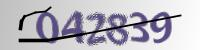
#> input picture auto/pic/0.jpg, 200 x 50 px
$ python -i auto.py   (imports and definitions only)
#> lines starting #> are read from the running program, lines starting #| are printed output that depends on the picture; after the words box and inside, x2 and y2 are one past the last pixel; in counts of white or black regions, pixels touching at a corner belong together
from PIL import Image
from urllib import request
import requests
import os
import cv2
import time
#from tesserocr_recon import rec
from qq_recon import qq_rec

pic_url = "http://127.0.0.1:9080/ccs_picture/captcha/fetch?reqid=123321"
verify_url = "http://127.0.0.1:9080/ccs_picture/captcha/verify"


def process_pic(pic_path):

#> called with pic_path = 'pic/0.jpg'
	img = Image.open(pic_path)
#> img is the input picture: PIL image 200x50 RGB; mean R, G, B 187, 184.8, 193.7
	save_name = pic_path.split('/')[-1]
	save_path = './processed/'+save_name


	# Pic color to gray
	img_gray = img.convert('L')
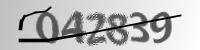
#> img_gray: PIL image 200x50 L; min 0, max 255, mean 186.5

	# Pic convert color -> white & white -> black
	img_black_white = img_gray.point(lambda x: 0 if x > 200 else 255)
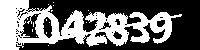
#> img_black_white: PIL image 200x50 L; 42.1% white; 16 white regions (15 under 20 px), largest, box (x1, y1, x2, y2) and area: (0, 0, 182, 50) 4183
	# Pic convert black -> white & white -> black
	img_black_white = img_black_white.point(lambda x: 0 if x > 200 else 255)
	img_black_white.save(save_path)

	# opencv handle
	img_cv = cv2.imread(save_path)
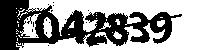
#> img_cv: shape (50, 200, 3); min 0, max 255, mean 147.8
	im = cv2.cvtColor(img_cv,cv2.COLOR_BGR2GRAY)
	result_img = cv2.adaptiveThreshold(im, 255, cv2.ADAPTIVE_THRESH_GAUSSIAN_C, cv2.THRESH_BINARY, 21, 1)
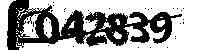
#> result_img: shape (50, 200); 61.8% white; 35 black regions (34 under 20 px), largest, box (x1, y1, x2, y2) and area: (7, 0, 182, 50) 3770
	cv2.imwrite(save_path,result_img)


	# clean noise
	img = result_img
	for i in range(0,16):
		h,w = img.shape[:2]
		for y in range(0,w):
			for x in range(0,h):
				if y == 0 or y == w - 1 or x == 0 or x == h - 1:
					img[x,y] = 255
					continue
				count = 0
				if img[x, y - 1] == 255:
					count += 1
				if img[x, y + 1] == 255:
					count += 1
				if img[x - 1, y] == 255:
					count += 1
				if img[x + 1, y] == 255:
					count += 1
				if count > 2:
					img[x, y] = 255
		cv2.imwrite(save_path,img)
#> this loop made 16 passes
#> pass 1, in process_pic, `cv2.imwrite(save_path,img)`:
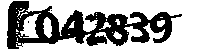
#> saved as 0.jpg: shape (50, 200); 63.4% white; 3 black regions (2 under 20 px), largest, box (x1, y1, x2, y2) and area: (7, 1, 182, 49) 3654
#> after the loop:
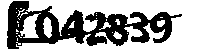
#> img: shape (50, 200); 63.6% white; 1 black region, box (x1, y1, x2, y2) and area: (7, 1, 182, 49) 3642


	return save_path


all_count = 3
success_count = 0
correct_count = 0

# [37 lines not run here, left out]


success_rate = (success_count/all_count)*100

correct_rate = (correct_count/all_count)*100

# [6 lines not run here, left out]

>>> result = process_pic('pic/0.jpg')

$ run again, on auto/pic/5.jpg
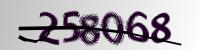
#> input picture auto/pic/5.jpg, 200 x 50 px
#> in process_pic, img is the input picture: PIL image 200x50 RGB; mean R, G, B 177.2, 171.8, 177.8
#> in process_pic, `img_black_white = img_gray.point(lambda x: 0 if x > 200 else 255)`:
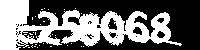
#> img_black_white: PIL image 200x50 L; 43.5% white; 30 white regions (29 under 20 px), largest, box (x1, y1, x2, y2) and area: (0, 0, 182, 50) 4308
#> result_img: shape (50, 200); 62.1% white; 44 black regions (43 under 20 px), largest, box (x1, y1, x2, y2) and area: (7, 0, 182, 50) 3733
#> after the loop in process_pic, `for i in range(0,16):`:
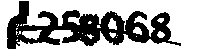
#> img: shape (50, 200); 63.8% white; 1 black region, box (x1, y1, x2, y2) and area: (7, 1, 181, 49) 3615

$ run again, on auto/pic/6.jpg
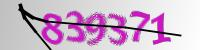
#> input picture auto/pic/6.jpg, 200 x 50 px
#> in process_pic, img is the input picture: PIL image 200x50 RGB; mean R, G, B 206, 180.6, 204.6
#> in process_pic, `img_black_white = img_gray.point(lambda x: 0 if x > 200 else 255)`:
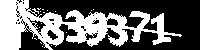
#> img_black_white: PIL image 200x50 L; 40.5% white; 17 white regions (16 under 20 px), largest, box (x1, y1, x2, y2) and area: (0, 0, 182, 50) 4028
#> result_img: shape (50, 200); 63.9% white; 30 black regions (29 under 20 px), largest, box (x1, y1, x2, y2) and area: (7, 0, 182, 50) 3574
#> after the loop in process_pic, `for i in range(0,16):`:
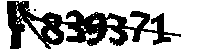
#> img: shape (50, 200); 65.8% white; 2 black regions (1 under 20 px), largest, box (x1, y1, x2, y2) and area: (7, 1, 181, 49) 3414
